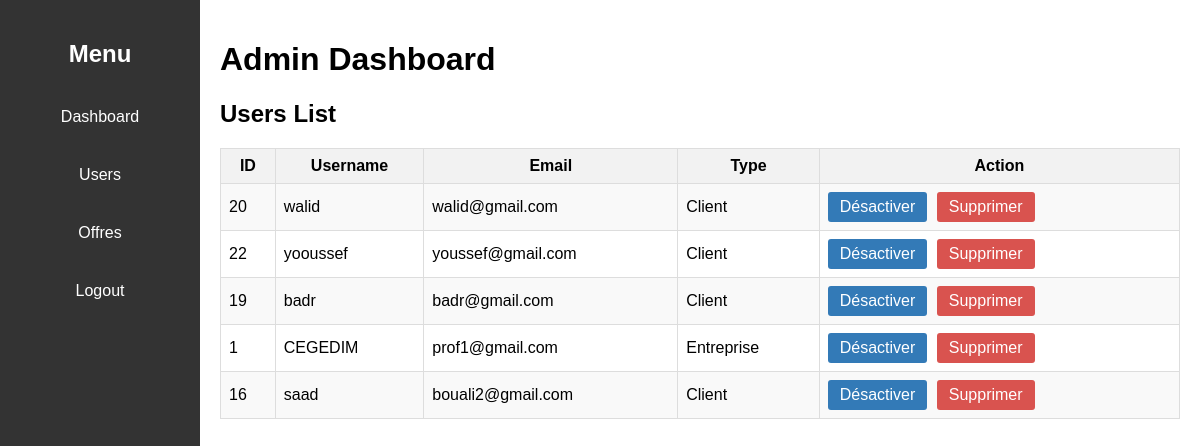
Page /admin/Panel.php (signed in) on the committed database.
### tables this page shows
CREATE TABLE `clients` (
  `client_id` int(11) NOT NULL,
  `nom_complet` varchar(255) NOT NULL,
  `telephone` text NOT NULL,
  `adresse` varchar(250) NOT NULL,
  `université` varchar(250) NOT NULL,
  `ville` varchar(200) NOT NULL,
  `NiveauScolaire` varchar(250) NOT NULL,
  `email` varchar(250) NOT NULL,
  `mdp` varchar(250) NOT NULL,
  `cv` varchar(255) NOT NULL,
  `entreprise_id` int(11) DEFAULT NULL,
  `is_active` tinyint(1) NOT NULL DEFAULT 1
);

CREATE TABLE `entreprise` (
  `entreprise_id` int(11) NOT NULL,
  `nom_complet` varchar(255) NOT NULL,
  `telephone_entreprise` text NOT NULL,
  `ville_entreprise` varchar(100) NOT NULL,
  `adresse` varchar(250) NOT NULL,
  `Raison` varchar(250) NOT NULL,
  `email` varchar(250) NOT NULL,
  `mdp` varchar(250) NOT NULL,
  `domaine` varchar(252) NOT NULL,
  `is_active` tinyint(1) NOT NULL DEFAULT 1
);

### admin/Panel.php (the view, shortened to what this page needs)
<?php
include_once('../database.php');
$query_clients = "SELECT client_id, nom_complet AS name, email AS email, 'client' AS type FROM clients WHERE is_active = 1";
$result_clients = mysqli_query($conn, $query_clients);
$query_entreprises = "SELECT entreprise_id, nom_complet AS name, email AS email, 'entreprise' AS type FROM entreprise WHERE is_active = 1";
$result_entreprises = mysqli_query($conn, $query_entreprises);
$users = [];
while ($row = mysqli_fetch_assoc($result_clients)) {
    $users[] = $row;
}
while ($row = mysqli_fetch_assoc($result_entreprises)) {
    $users[] = $row;
}
shuffle($users);
?>
<!DOCTYPE html>
<html lang="en">
<head>
    <link rel="stylesheet" href="p.css">
</head>
<body>
    <div class="dashboard">
        <div class="sidebar">
            <h2>Menu</h2>
            <ul>
                <li><a href="panel.php">Dashboard</a></li>
                <li><a href="graph.php">Users</a></li>
                <li><a href="offre.php">Offres</a></li>
                <li><a href="logout.php">Logout</a></li>
            </ul>
        </div>
        <div class="content">
            <h1>Admin Dashboard</h1>
            <h2>Users List</h2>
            <table>
                <tr>
                    <th>ID</th>
                    <th>Username</th>
                    <th>Email</th>
                    <th>Type</th>
                    <th>Action</th>
                </tr>
                <?php foreach ($users as $user) { ?>
                    <tr>
                        <td><?php echo ($user['type'] == 'client') ? $user['client_id'] : $user['entreprise_id']; ?></td>
                        <td><?php echo $user['name']; ?></td>
                        <td><?php echo $user['email']; ?></td>
                        <td><?php echo ucfirst($user['type']); ?></td>
                        <td>
                            <?php if ($user['type'] == 'client' || $user['type'] == 'entreprise') { ?>
                                <a class="button-disable" href="#" onclick="disableUser('<?php echo $user['type']; ?>', '<?php echo ($user['type'] == 'client') ? $user['client_id'] : $user['entreprise_id']; ?>')">Désactiver</a>
                                <a class="button-delete" href="#" onclick="deleteUser('<?php echo $user['type']; ?>', '<?php echo ($user['type'] == 'client') ? $user['client_id'] : $user['entreprise_id']; ?>')">Supprimer</a>
                            <?php } else { ?>
                                <a class="button-enable" href="#">Activer</a>
                            <?php } ?>
                        </td>
                    </tr>
                <?php } ?>
            </table>
        </div>
    </div>
</body>
</html>

### admin/p.css (style rules this page uses)
body { font-family: Arial, sans-serif; margin: 0; padding: 0; }
.dashboard { display: flex; height: 100vh; }
.sidebar { height: 100vh; width: 200px; background-color: #333; color: #fff; padding-top: 20px; }
.sidebar h2 { text-align: center; }
.sidebar ul { list-style-type: none; padding: 0; }
.sidebar ul li { padding: 10px 0; }
.sidebar ul li a { color: #fff; text-decoration: none; display: block; padding: 10px; text-align: center; }
.content { flex: 1; padding: 20px; }
table { width: 100%; border-collapse: collapse; }
table th, table td { border: 1px solid #ddd; padding: 8px; }
table th { background-color: #f2f2f2; }
table tr:nth-child(even) { background-color: #f9f9f9; }
a { color: #333; text-decoration: none; padding: 5px 10px; }
.button-edit, .button-disable { display: inline-block; padding: 6px 12px; margin-right: 5px; background-color: #337ab7; color: white; border: none; border-radius: 3px; text-decoration: none; text-align: center; cursor: pointer; }
.button-delete { display: inline-block; padding: 6px 12px; margin-right: 5px; background-color: #d9534f; color: white; border: none; border-radius: 3px; text-decoration: none; text-align: center; cursor: pointer; }

### rows in the picture
clients: client_id "20", nom_complet "walid", email "walid@gmail.com", type "Client"
clients: client_id "22", nom_complet "yooussef", email "youssef@gmail.com", type "Client"
clients: client_id "19", nom_complet "badr", email "badr@gmail.com", type "Client"
entreprise: entreprise_id "1", nom_complet "CEGEDIM", email "prof1@gmail.com", type "Entreprise"
clients: client_id "16", nom_complet "saad", email "bouali2@gmail.com", type "Client"
